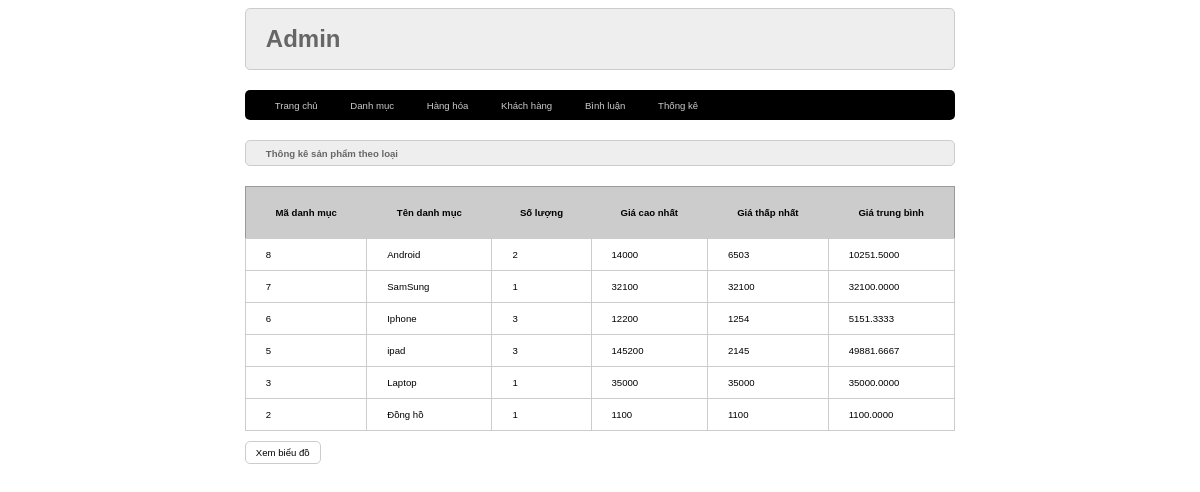
The page /admin/index.php?act=thongke on the database its author committed.
### tables this page shows
CREATE TABLE `danhmuc` (
  `id` int(11) NOT NULL,
  `name` varchar(255) NOT NULL
);

### model/pdo.php (called while the page is built, shortened)
<?php
function pdo_get_connection(){
    $dburl = "mysql:host=localhost;dbname=duanmau2023;charset=utf8";
    $username = 'root';
    $password = '';
    $conn = new PDO($dburl, $username, $password);
    $conn->setAttribute(PDO::ATTR_ERRMODE, PDO::ERRMODE_EXCEPTION);
    return $conn;
}
function pdo_query($sql){
    $sql_args = array_slice(func_get_args(), 1);
    try{
        $conn = pdo_get_connection();
        $stmt = $conn->prepare($sql);
        $stmt->execute($sql_args);
        $rows = $stmt->fetchAll();
        return $rows;
    }
    catch(PDOException $e){
        throw $e;
    }
    finally{
        unset($conn);
    }
}

### model/cart.php (called while the page is built, shortened)
<?php
function loadall_thongke() {
    $sql="select danhmuc.id as madm, danhmuc.name as tendm, count(sanpham.id) as countsp, min(sanpham.price) as minprice, max(sanpham.price) as maxprice, avg(sanpham.price) as avgprice";
    $sql.=" from sanpham left join danhmuc on danhmuc.id=sanpham.iddm";
    $sql.=" group by danhmuc.id order by danhmuc.id desc";
    $listtk=pdo_query($sql);
    return $listtk;
}
?>

### admin/thongke/list.php (the view)
<div class="row">
    <div class="row frmtitle">
        <h1>Thông kê sản phẩm theo loại</h1>
    </div>
    <div class="row frmcontent">
        <div class="row mb10 frmdsloai">
            <table>
                <tr>
                    <th>Mã danh mục</th>
                    <th>Tên danh mục</th>
                    <th>Số lượng</th>
                    <th>Giá cao nhất</th>
                    <th>Giá thấp nhất</th>
                    <th>Giá trung bình</th>
                </tr>
                <?php
                foreach ($listthongke as $thongke) {
                    extract($thongke);
                    echo '
                   <tr>
                   <td>' . $madm . '</td>
                   <td>' . $tendm . '</td>
                   <td>' . $countsp . '</td>
                   <td>' . $maxprice. '</td>
                   <td>' . $minprice . '</td>
                   <td>' . $avgprice . '</td>
                   </tr>
                   ';
                }
                ?>
            </table>
        </div>
        <div class="row mb10">
            <a href="index.php?act=bieudo">
                <input type="button" value="Xem biểu đồ">
            </a>
        </div>
    </div>
</div>

### view/css/styles.css (style rules this page uses)
* { box-sizing: border-box; font-family: sans-serif; font-size: 0.8vw; }
.row { float: left; width: 100%; }
.mb10 { margin-bottom: 10px; }
.formtaikhoan input[type="submit"], .frmcontent input[type="submit"], .frmcontent input[type="reset"], .formtaikhoan input[type="reset"], .frmcontent input[type="button"] { border-radius: 5px; padding: 5px 10px; background-color: white; border: 1px #ccc solid; }
.frmtitle { background-color: #eee; border: 1px solid #ccc; color: #666; padding: 0px 20px; border-radius: 5px; }
.frmcontent { padding: 20px 0px; }
.frmdsloai table { width: 100%; border-collapse: collapse; border: 1px solid #999; }
.frmdsloai table th { padding: 20px; background-color: #ccc; }
.frmdsloai table td { padding: 10px 20px; border: 1px solid #ccc; }

### rows shown on the page
danhmuc: id "8", name "Android", countsp "2", maxprice "14000", minprice "6503", avgprice "10251.5000"
danhmuc: id "7", name "SamSung", countsp "1", maxprice "32100", minprice "32100", avgprice "32100.0000"
danhmuc: id "6", name "Iphone", countsp "3", maxprice "12200", minprice "1254", avgprice "5151.3333"
danhmuc: id "5", name "ipad", countsp "3", maxprice "145200", minprice "2145", avgprice "49881.6667"
danhmuc: id "3", name "Laptop", countsp "1", maxprice "35000", minprice "35000", avgprice "35000.0000"
danhmuc: id "2", name "Đồng hồ", countsp "1", maxprice "1100", minprice "1100", avgprice "1100.0000"
